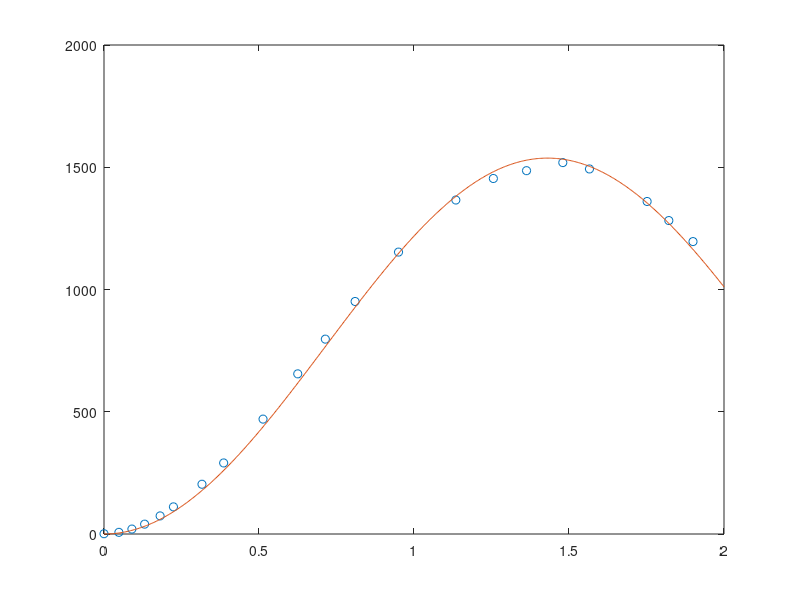

The MATLAB source for this figure:
% Pockels calibration

power_920 = [
    0           1.2;
    0.048       6.8;
    0.090       20.2;
    0.131       40.3;
    0.181       74;
    0.224       111;
    0.316       203.5;
    0.386       290.6;
    0.513       469.9;
    0.625       655;
    0.714       797;
    0.81        951;
    0.95        1153;
    1.135       1366;
    1.256       1454;
    1.363       1486;
    1.48        1519;
    1.566       1493;
    1.752       1360;
    1.822       1282;
    1.9         1196];

clf
f = @(x,xdata) x(1).*sin(xdata*x(2)).^2
pp = lsqcurvefit(f,[1500 1],power_920(:,1),power_920(:,2))
plot(power_920(:,1),power_920(:,2),'o')
hold on
xx = linspace(0,2,512);
plot(xx,f(pp,xx))

% generate lookup table for linearization

pint = linspace(0,pp(1),256);
Vint = asin(sqrt(pint/pp(1)))/pp(2);
lut = round(256*Vint/2.040); % max PSoC value

% generate values for hardware LUT

t = linspace(0,pi,17);
t = t(1:end-1);
t = t+pi/32;
v = dec2hex(lut(round(255*abs(sin(t)))));


    